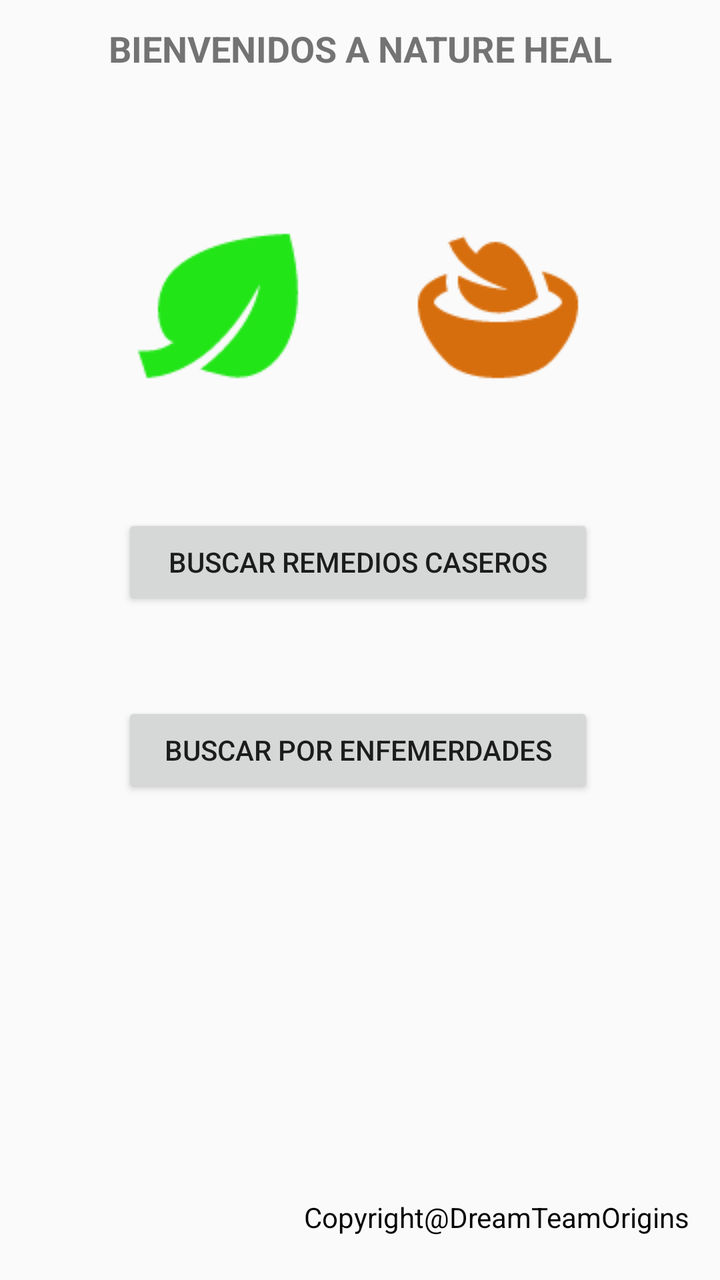
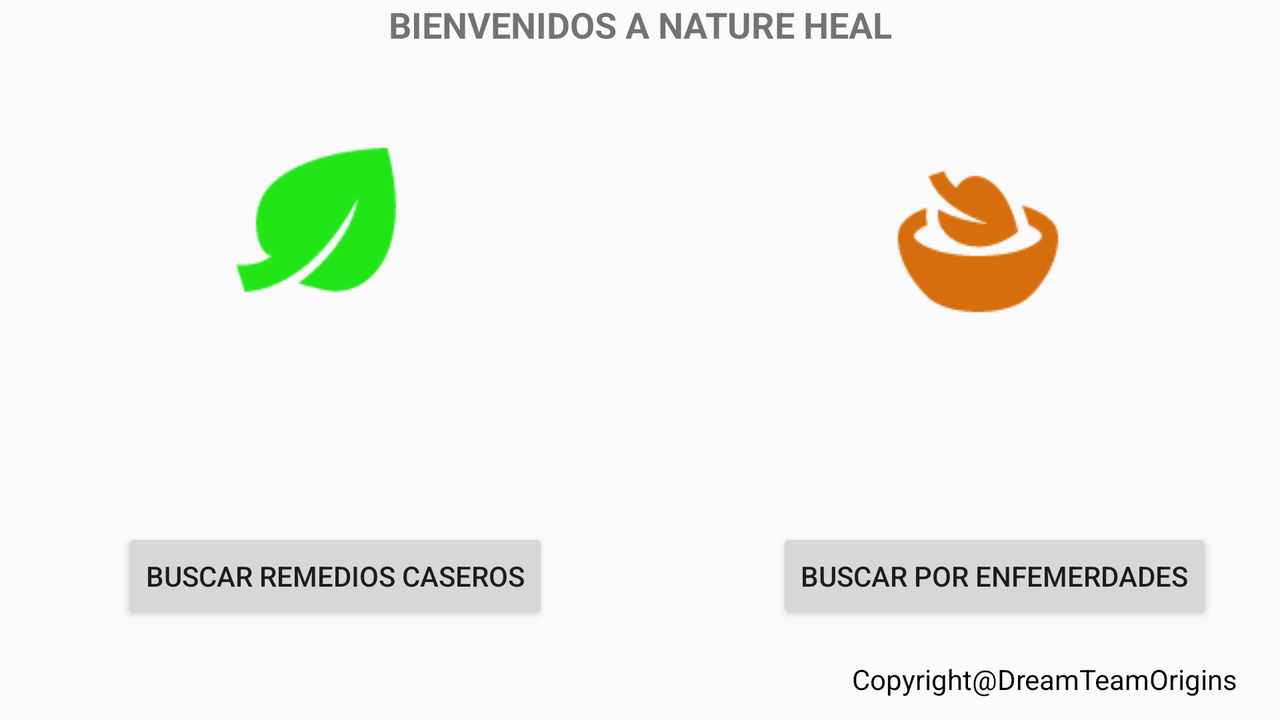

The same Android screen from two of the app's own layout files: first res/layout/ as a phone draws it, then the repository's variant for another configuration, drawn on a device whose configuration selects that folder. Both files follow.
<!-- AndroidManifest.xml: application theme AppTheme -->
<!-- res/layout/fragment_fragment_home.xml -->
<RelativeLayout xmlns:android="http://schemas.android.com/apk/res/android"
    xmlns:app="http://schemas.android.com/apk/res-auto"
    xmlns:tools="http://schemas.android.com/tools"
    android:layout_width="match_parent"
    android:layout_height="match_parent"
    tools:context="com.example.greciaguzmn.natureheal.HomeFragment">

    <ImageView
        android:id="@+id/imageView3"
        android:layout_width="wrap_content"
        android:layout_height="wrap_content"
        android:layout_alignParentStart="true"
        android:layout_below="@+id/titulo"
        android:layout_marginStart="61dp"
        android:layout_marginTop="31dp" />

    <ImageView
        android:id="@+id/imageView4"
        android:layout_width="wrap_content"
        android:layout_height="wrap_content"
        android:layout_alignParentEnd="true"
        android:layout_alignTop="@+id/imageView3"
        android:layout_marginEnd="63dp" />

    <TextView
        android:id="@+id/txtcopyright"
        android:layout_width="wrap_content"
        android:layout_height="wrap_content"
        android:layout_alignParentBottom="true"
        android:layout_alignParentEnd="true"
        android:layout_marginBottom="22dp"
        android:layout_marginEnd="15dp"
        android:text="@string/copyright"
        android:textColor="#050505" />

    <Button
        android:id="@+id/btnEnfermedad"
        android:layout_width="wrap_content"
        android:layout_height="wrap_content"
        android:layout_alignEnd="@+id/btnRemedio"
        android:layout_below="@+id/btnRemedio"
        android:layout_marginTop="46dp"
        android:layout_toEndOf="@+id/imageView3"
        android:text="@string/buscarEnfermedad" />

    <ImageView
        android:id="@+id/imageView2"
        android:layout_width="wrap_content"
        android:layout_height="wrap_content"
        android:layout_below="@+id/imageView4"
        android:layout_toStartOf="@+id/imageView4"
        app:srcCompat="@drawable/ic_food" />

    <ImageView
        android:id="@+id/imageView6"
        android:layout_width="wrap_content"
        android:layout_height="wrap_content"
        android:layout_alignStart="@+id/imageView3"
        android:layout_below="@+id/imageView3"
        app:srcCompat="@drawable/ic_leaf" />

    <Button
        android:id="@+id/btnRemedio"
        android:layout_width="wrap_content"
        android:layout_height="wrap_content"
        android:layout_alignEnd="@+id/imageView4"
        android:layout_below="@+id/imageView2"
        android:layout_marginTop="56dp"
        android:layout_toEndOf="@+id/imageView3"
        android:duplicateParentState="false"
        android:text="@string/buscarRemedios" />

    <TextView
        android:id="@+id/titulo"
        android:layout_width="match_parent"
        android:layout_height="60dp"
        android:layout_alignParentStart="true"
        android:layout_alignParentTop="true"
        android:layout_marginTop="12dp"
        android:fontFamily="sans-serif"
        android:text="@string/bienvenidos"
        android:textAlignment="center"
        android:textSize="18sp"
        android:textStyle="normal|bold"
        tools:layout_marginBottom="2dp" />


</RelativeLayout>
<!-- resources referenced by this layout -->
<resources>
  <!-- drawable ic_food: png bitmap (drawable, 2287 bytes) -->
  <!-- drawable ic_leaf: png bitmap (drawable, 1904 bytes) -->
  <string name="bienvenidos">BIENVENIDOS A NATURE HEAL</string>
  <string name="buscarEnfermedad">Buscar por enfemerdades</string>
  <string name="buscarRemedios">Buscar remedios caseros</string>
  <string name="copyright">Copyright@DreamTeamOrigins</string>
  <style name="AppTheme" parent="Theme.AppCompat.Light.DarkActionBar">
          
          <item name="colorPrimary">@color/colorPrimary</item>
          <item name="colorPrimaryDark">@color/colorPrimaryDark</item>
          <item name="colorAccent">@color/colorAccent</item>
      </style>
  <color name="colorPrimary">#31c24a</color>
  <color name="colorPrimaryDark">#d70f801f</color>
  <color name="colorAccent">#40ffdc</color>
</resources>
<!-- res/layout-land/fragment_fragment_home.xml (the repository's variant of the layout above) -->
<!-- drawn on the phone turned sideways -->
<RelativeLayout xmlns:android="http://schemas.android.com/apk/res/android"
    xmlns:app="http://schemas.android.com/apk/res-auto"
    xmlns:tools="http://schemas.android.com/tools"
    android:layout_width="match_parent"
    android:layout_height="match_parent"
    tools:context="com.example.greciaguzmn.natureheal.HomeFragment">

    <TextView
        android:id="@+id/titulo"
        android:layout_width="match_parent"
        android:layout_height="60dp"
        android:layout_marginBottom="4dp"
        android:layout_marginTop="@dimen/activity_horizontal_margin"
        android:fontFamily="sans-serif"
        android:text="@string/bienvenidos"
        android:textAlignment="center"
        android:textSize="18sp"
        android:textStyle="normal|bold"
        tools:layout_marginBottom="2dp" />

    <ImageView
        android:id="@+id/imageView3"
        android:layout_width="wrap_content"
        android:layout_height="wrap_content"
        android:layout_alignParentStart="true"
        android:layout_below="@+id/titulo"
        android:layout_marginStart="61dp"
        android:layout_marginTop="31dp" />

    <ImageView
        android:id="@+id/imageView4"
        android:layout_width="wrap_content"
        android:layout_height="wrap_content"
        android:layout_alignParentEnd="true"
        android:layout_alignTop="@+id/imageView3"
        android:layout_marginEnd="63dp" />

    <Button
        android:id="@+id/buttonEnfermedad"
        android:layout_width="wrap_content"
        android:layout_height="wrap_content"
        android:layout_alignBaseline="@+id/btnRemedio"
        android:layout_alignBottom="@+id/btnRemedio"
        android:layout_alignEnd="@+id/txtcopyright"
        android:layout_marginEnd="13dp"
        android:text="@string/buscarEnfermedad" />

    <TextView
        android:id="@+id/txtcopyright"
        android:layout_width="wrap_content"
        android:layout_height="wrap_content"
        android:layout_alignParentBottom="true"
        android:layout_alignParentEnd="true"
        android:layout_marginBottom="11dp"
        android:layout_marginEnd="21dp"
        android:text="@string/copyright"
        android:textColor="#050505" />

    <ImageView
        android:id="@+id/imageView6"
        android:layout_width="wrap_content"
        android:layout_height="wrap_content"
        android:layout_alignStart="@+id/btnRemedio"
        android:layout_below="@+id/titulo"
        android:layout_marginStart="49dp"
        app:srcCompat="@drawable/ic_leaf" />

    <ImageView
        android:id="@+id/imageView2"
        android:layout_width="wrap_content"
        android:layout_height="wrap_content"
        android:layout_alignStart="@+id/txtcopyright"
        android:layout_below="@+id/titulo"
        android:layout_marginStart="15dp"
        android:layout_marginTop="10dp"
        app:srcCompat="@drawable/ic_food" />

    <Button
        android:id="@+id/btnRemedio"
        android:layout_width="wrap_content"
        android:layout_height="wrap_content"
        android:layout_above="@+id/txtcopyright"
        android:layout_alignStart="@+id/imageView3"
        android:layout_marginBottom="18dp"
        android:duplicateParentState="false"
        android:text="@string/buscarRemedios" />


</RelativeLayout>
